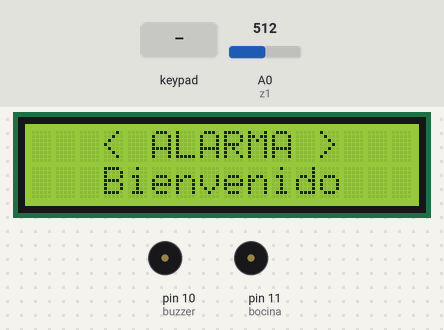
A sketch run on a simulated Arduino Uno, built with avr-gcc and run on an emulated ATmega328P. On the bench: 16×2 character LCD, buzzer (waves = sounding, pin HIGH). The inputs (shaded band) are chosen by the test bench; at power-on: A0 (z1) = 512.

Above: at 1.2 s.
1.3 s: keypad keys 1 2 3 4 5 6 * pressed 0.4 s apart
At 5.1 s:
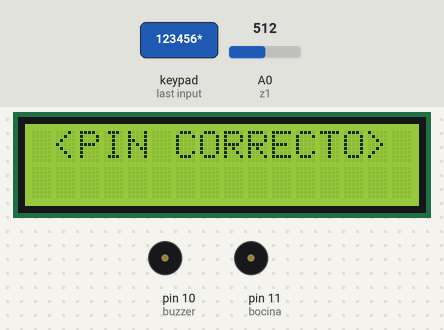
5.6 s: key '1' pressed
At 6.8 s:
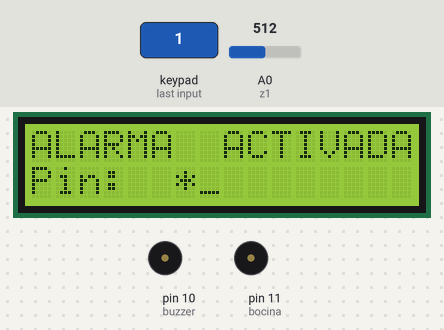
7.3 s: keypad keys 1 2 3 4 5 6 # pressed 0.4 s apart
At 11.2 s:
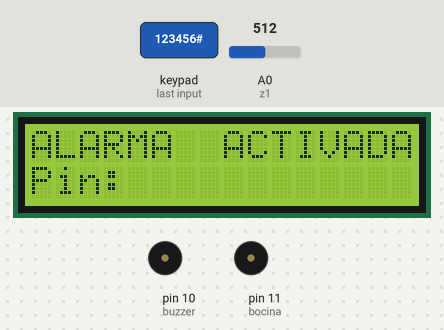
11.6 s: key 'A' pressed
At 12.4 s:
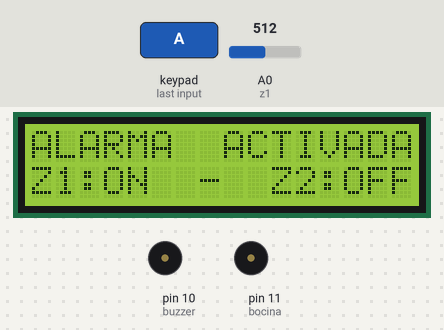
13.2 s: keypad keys * * * * * * # pressed 0.4 s apart
At 16.1 s:
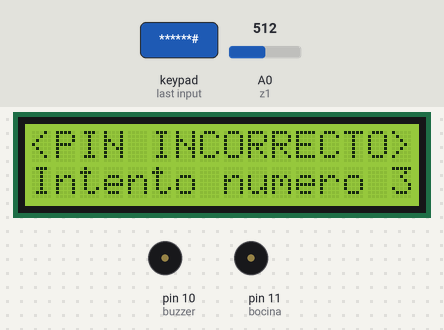
17.5 s: keypad keys 6 5 4 3 2 1 * pressed 0.4 s apart
At 21.4 s:
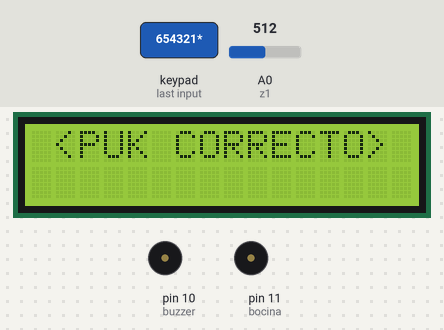
Timing chart, 0 to 22.8 s (numbered marks = the images above; inputs shaded):
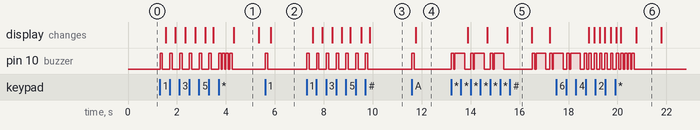

The sketch:

Keypad_betas5.ino
```cpp
#include <Password.h> //Incluimos la libreria Password
#include <Keypad.h> //Incluimos la libreria Keypad
#include <Wire.h>
#include <LiquidCrystal_I2C.h>
LiquidCrystal_I2C lcd(0x27, 16, 2);
Password password = Password("123456");  //Definimos el Password
Password puk = Password("654321");  //Definimos el puk
int dlugosc = 6;//Largo del Password
int estado = 0; //estados de la alarma desactivada 0/ activada 1
int pinpul = 0;
int buzzer = 10; //Creamos las Variables de salida
int z1 = A0 ;
int vz1 = 0;
int z2 = A1;
int vz2 = 0;
int bocina = 11;
int ilosc; //Numero de Clicks
int npasse; //Numeros de veces que se envio al pass a comprobar
const byte ROWS = 4; // Cuatro Filas
const byte COLS = 4; // Cuatro Columnas

// Definimos el Keymap
char keys[ROWS][COLS] = {
  {'1', '2', '3', 'A'},
  {'4', '5', '6', 'B'},
  {'7', '8', '9', 'C'},
  {'*', '0', '#', 'D'}
};
byte rowPins[ROWS] = { 9, 8, 7, 6 }; // Conectar los keypads ROW1, ROW2, ROW3 y ROW4 a esos Pines de Arduino.
byte colPins[COLS] = { 5, 4, 3, 2, }; // Conectar los keypads COL1, COL2, COL3 y COL4 a esos Pines de Arduino.
Keypad keypad = Keypad( makeKeymap(keys), rowPins, colPins, ROWS, COLS );
void setup() {
  pinMode(buzzer, OUTPUT);
  pinMode(bocina, OUTPUT);
  pinMode(z1, INPUT);
  pinMode(z2, INPUT);
  Wire.begin();
  lcd.init();
  lcd.backlight();
  lcd.clear();
  lcd.setCursor(3, 0);
  lcd.print("< ALARMA >");
  lcd.setCursor(3, 1);
  lcd.print("Bienvenido");
  Serial.begin(9600);
  keypad.addEventListener(keypadEvent);
}
void loop() {
  keypad.getKey();
  alarmas();
}
void keypadEvent(KeypadEvent eKey) {
  switch (keypad.getState()) {
    /*case IDLE:
      delay(5000);
      alarmas();
      break;*/
    case PRESSED://Cada vez que se preciona una tecla suena el buzzer
      for (int i = 1; i <= 1; i++ ) {
        digitalWrite(buzzer, HIGH);
        delay(100);
        digitalWrite(buzzer, LOW);
        delay(50);
      }
      switch (eKey) {
        case '*'://al precionar * se envia a verificar la pass
          if (npasse >= 3) {
            checkpuk();
          }
          else {
            checkPassword();
          }
          break;
        case '#': //borrar la pass mientras se escribe
          if (npasse >= 3) {
            puk.reset();
            imppasslcd();
            ilosc = 0;
          }
          else {
            password.reset();
            imppasslcd();
            ilosc = 0;
          }
          break;
        case 'A'://activa vz1/desactiva vz1
          if(vz1==0){
            vz1=1;
            lcdzonas();
          }
          else if(vz1==1){
            vz1=0;
            lcdzonas();
          }
          break;
        case 'B'://activa vz1/desactiva vz1
          if(vz2==0){
              vz2=1;
              lcdzonas();
            }
            else if(vz2==1){
              vz2=0;
              lcdzonas();
            }
          break;
        default://si se preciona cualquier numero
          if (npasse >= 3) {
            ilosc ++;
            puk.append(eKey);
          }
          else {
            ilosc ++;
            password.append(eKey);
          }
      }
  }
  /////////////////////////MOSTRAR PASSWORD EN LCD//////////////////////////
  switch (ilosc) { //depende cuantas veces se preciono
    case 1:
      imppasslcd();
      lcd.setCursor(6,1);
      lcd.print("*_");
      break;
    case 2:
      imppasslcd();
      lcd.setCursor(6,1);
      lcd.print("**_");
      break;
    case 3:
      imppasslcd();
      lcd.setCursor(6,1);
      lcd.print("***_");
      break;
    case 4:
      imppasslcd();
      lcd.setCursor(6,1);
      lcd.print("****_");
      break;
    case 5:
      imppasslcd();
      lcd.setCursor(6,1);
      lcd.print("*****_");
      break;
    case 6:
      imppasslcd();
      lcd.setCursor(6,1);
      lcd.print("******");
      ilosc = 0;
      break;
  }
  ///////////////////////MOSTRAR PASSWORD EN LCD//////////////////////////
}
void checkPassword() {
  if (password.evaluate()) { //si la contraseña es correcta
    buzzerb();
    npasse = 0;//resetea al numero de veces que se envio la pass incorrectamente
    password.reset();//resetea el password para que no quede en memoria
    lcd.clear();
    lcd.setCursor(1, 0);
    lcd.print("<PIN CORRECTO>");//muestra que el pin es correcto
    delay(1000);//espera 2 segundo prendido
    alarma();
  }
  else{ //SI LA CONTRASEÑA ES INCORRECTA
    buzzerm();
    npasse ++;//suma uno al contador de contraseña incorrecta
    password.reset();
    switch (npasse) { //depende cuantas veces llego a ser incorrecta la clave
      case 1:
        passinc();//muestra el herror en el lcd
        lcd.print("Intento numero 1");
        delay(100);
        break;
      case 2:
        passinc();//muestra el herror en el lcd
        lcd.print("Intento numero 2");
        delay(100);
        break;
      case 3:
        passinc();//muestra el herror en el lcd
        lcd.print("Intento numero 3");
        delay(1000);
        lcd.clear();
        mostrarpuk();
        break;
    }
  }
}
void checkpuk() {
  if (puk.evaluate()) { //si el es correcta
    buzzerb();
    npasse = 0;//resetea al numero de veces que se envio la pass incorrectamente
    puk.reset();//resetea el password para que no quede en memoria
    password.reset();
    lcd.clear();
    lcd.setCursor(1, 0);
    lcd.print("<PUK CORRECTO>");//muestra que el puk es correcto
    delay(1000);
    alarma();
  }
  else {
    buzzerm();
    puk.reset();
    password.reset();
    lcd.clear();
    lcd.setCursor(0, 0);
    lcd.print("<PUK INCORRECTO>");
    lcd.setCursor(0, 1);
    lcd.print("Intente de nuevo");
  }
}
void buzzerm(){
  for (int i = 1; i <= 1; i++ ) { //SUENA EL BUZZER  1 VEZ
    digitalWrite(buzzer, HIGH);
    delay(400);
    digitalWrite(buzzer, LOW);
    delay(100);}
}
void buzzerb(){
  for (int i = 1; i <= 3 ; i++ ) { //hace sonar 3 veces el buzzer
    digitalWrite(buzzer, HIGH);
    delay(100);
    digitalWrite(buzzer, LOW);
    delay(50);}
}
void imppasslcd() {
  lcd.clear();
  lcd.setCursor(0,1);
  if (npasse >= 3) {lcd.print("Puk:");}
  else {lcd.print("Pin:");}
  if (npasse >= 3) {mostrarpuk();}
  else if(estado==1){lcdalarmas();}
  else if(pinpul==1){lcdalarmaa();}
  else if(pinpul==0){lcdalarmad();}
}
void lcdalarmaa() {
  lcd.setCursor(0, 0);
  lcd.print("ALARMA  ACTIVADA");
  lcd.setCursor(0, 1);
}
void lcdalarmad() {
  lcd.setCursor(0, 0);
  lcd.print("ALARMA  INACTIVA");
  lcd.setCursor(0, 1);
}
void lcdalarmas() {
  lcd.setCursor(0, 0);
  lcd.print("INTRUSO  CAPTADO");
  lcd.setCursor(0, 1);
}
void passinc() {
  lcd.setCursor(0, 0);
  lcd.print("<PIN INCORRECTO>");
  lcd.setCursor(0, 1);
}
void mostrarpuk(){
  lcd.setCursor(2, 0);
  lcd.print("INGRESE PUK");
  lcd.setCursor(0, 1);
}
void alarma() {
  pinpul++;
  switch(pinpul){
    case 1:
        lcdzonas();
        lcdalarmaa();
        break;
    case 2:
      lcdzonas();
      lcdalarmad();
      digitalWrite(bocina, LOW);
      pinpul=0;
      estado=0;
      break;
  }
}
void alarmas(){
  if(vz1==1 && vz2==0){
    if(pinpul==1 && analogRead(z1)==HIGH){
      digitalWrite(bocina, HIGH);
      lcdalarmas();
      estado=1;
    }
  }
  if(vz1==0 && vz2==1){
    if(pinpul==1 && analogRead(z2)==HIGH){
      digitalWrite(bocina, HIGH);
      lcdalarmas();
      estado=1;
    }
  }
  if(vz1==1 && vz2==1){
    if(pinpul==1 && (analogRead(z2)==HIGH || analogRead(z1)==HIGH)){
      digitalWrite(bocina, HIGH);
      lcdalarmas();
      estado=1;
    }
  }
}
void lcdzonas(){

  if(vz1==0 && vz2==0){
    lcd.setCursor(0,1);
    lcd.print("Z1:Off -  Z2:OFF");
  }
  if(vz1==1 && vz2==0){
    lcd.setCursor(0,1);
    lcd.print("Z1:ON  -  Z2:OFF");
    }
  if(vz1==0 && vz2==1){
    lcd.setCursor(0,1);
    lcd.print("Z1:Off -  Z2:ON ");
    }
  if(vz1==1 && vz2==1){
    lcd.setCursor(0,1);
    lcd.print("Z1:ON  -  Z2:ON ");
    }
}


/*pinpul++;
  while(pinpul=1){ //si la alarma estaba activada y se ingresa el codigo
    lcdalarmaa();
    if(digitalRead(z1)==HIGH){
      lcdalarmas();
      delay(2000);
      digitalWrite(bocina, HIGH);
      pinpul=1;
      }
  if(keypad.getState()==PRESSED){
    break;
  }

  }
  while(pinpul=2){//si la alarma estaba sonando y se ingresa el codigo
    lcdalarmad();//se desactiva
    pinpul = 0; //las veces que se puso el pin pasa a 0
  }
  */


 /* switch (estado) {
    case 0://que hace cuando la alarma esta desactivada
      digitalWrite(bocina, LOW);
      break;
    case 1://que hace cuando la alarma esta activada
      if(digitalRead(z1)==HIGH){
        estado = 2;
      }
      else{
        digitalWrite(bocina, LOW);
      }
      //EL ESTADO SE TIENE QUE PONER EN 2 CUANDO SE ACTIVA EL SENSOR
      break;
    case 2://que hace si la larma esta sonando
      digitalWrite(bocina, HIGH);
      pinpul = 2; //para cuando se ingrese el codigo correcto
      lcdalarmas();
      break;
  }
}
*/


/*void lcdalarma() {
  switch (estado) {
    case 0: //si la alarma estaba desactivada y se ingresa el codigo
      lcdalarmaa(); //se activa
      break;
    case 1: //si la alarma estaba activada o sonando y se ingresa el codigo
      lcdalarmad();//se desactiva
      break;
  }
}*/
```

Measured:
- after the input at 1.3 s, pin 10 (buzzer): goes 6 × (HIGH 0.10 s, LOW 0.29 s), 3 × (HIGH 0.10 s, LOW 0.05 s), HIGH 0.10 s, then LOW, starting at once; the display: first changes after 0.24 s (image 1 shows a later state)
- after the input at 5.6 s, pin 10 (buzzer): LOW → HIGH at once, → LOW 0.10 s later; the display: changes after 0.23 s (image 2)
- after the input at 7.3 s, pin 10 (buzzer): alternates HIGH for 0.10 s and LOW for 0.30 s, 14 changes in all, then stays LOW, starting at once; the display: first changes after 0.24 s (image 3 shows a later state)
- after the input at 11.6 s, pin 10 (buzzer): LOW → HIGH at once, → LOW 0.10 s later; the display: changes after 0.17 s (image 4)
- after the input at 13.2 s, the display: first changes after 0.69 s (image 5 shows a later state)
- after the input at 17.5 s, the display: first differs from a run without the input after 1.5 s (image 6 shows a later state)
- what the display in image 1 shows lasts 1.1 s, from 4.3 s to 5.4 s
